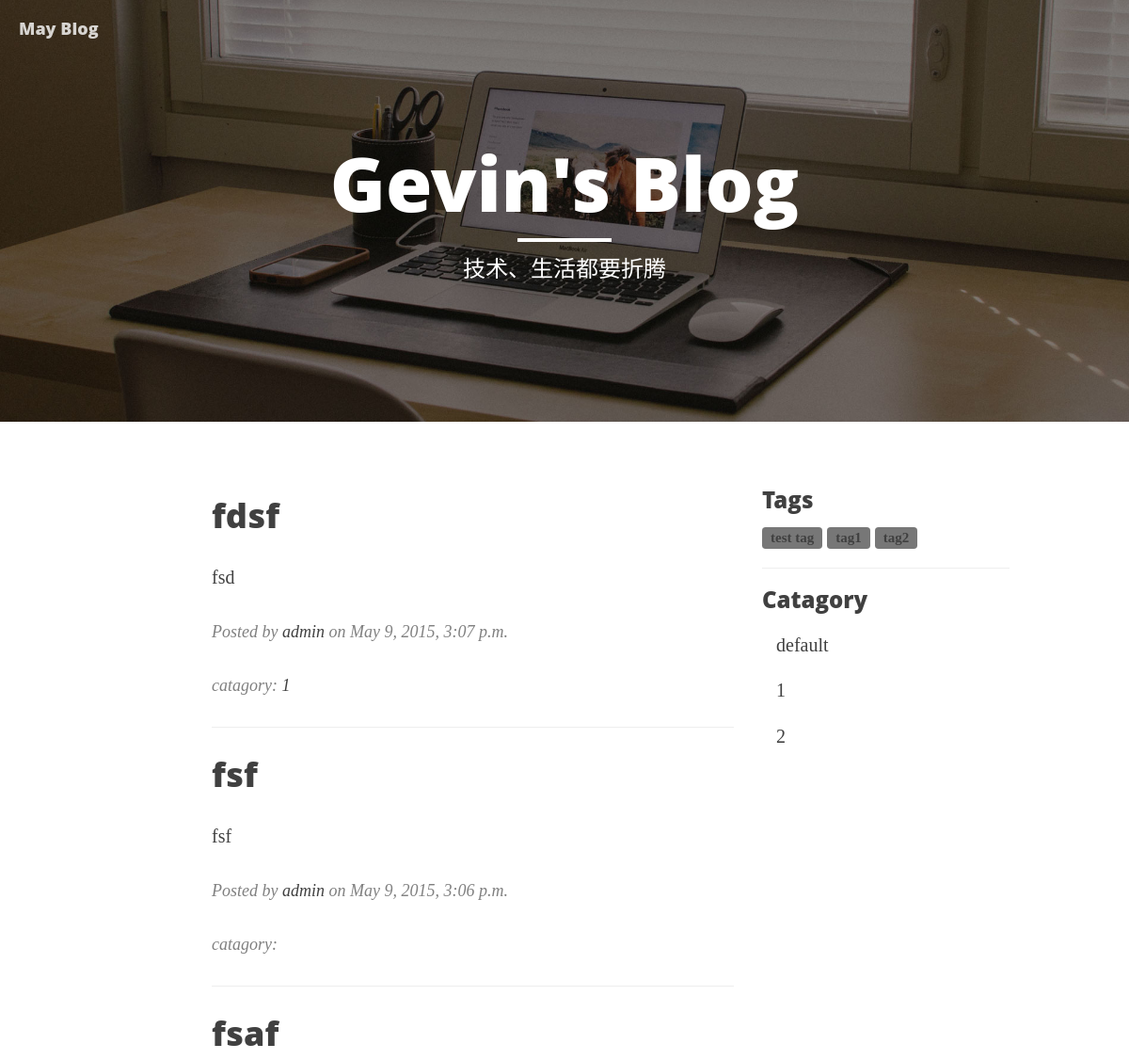
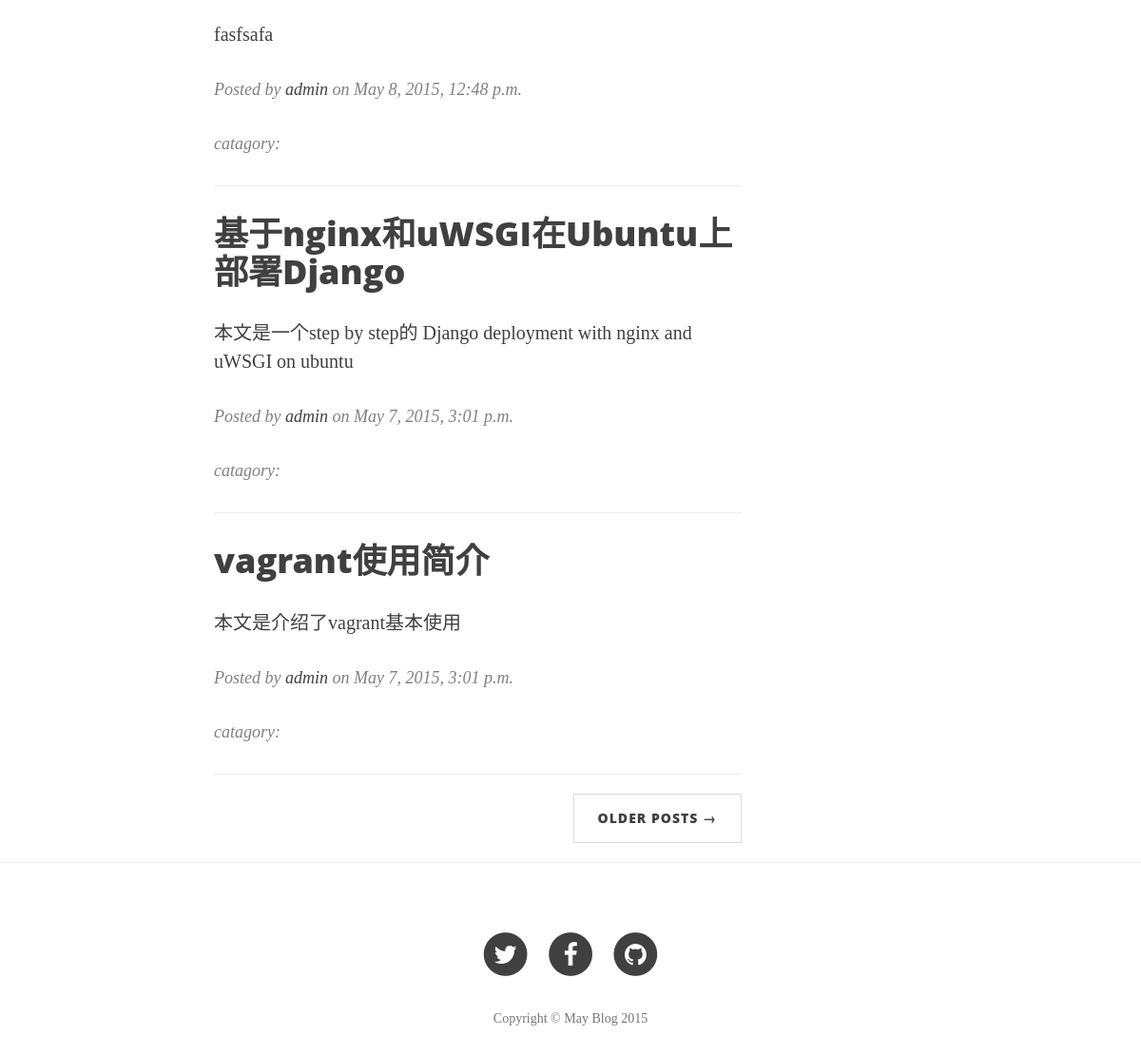
The app's page /, older data (2 pictures, top to bottom).
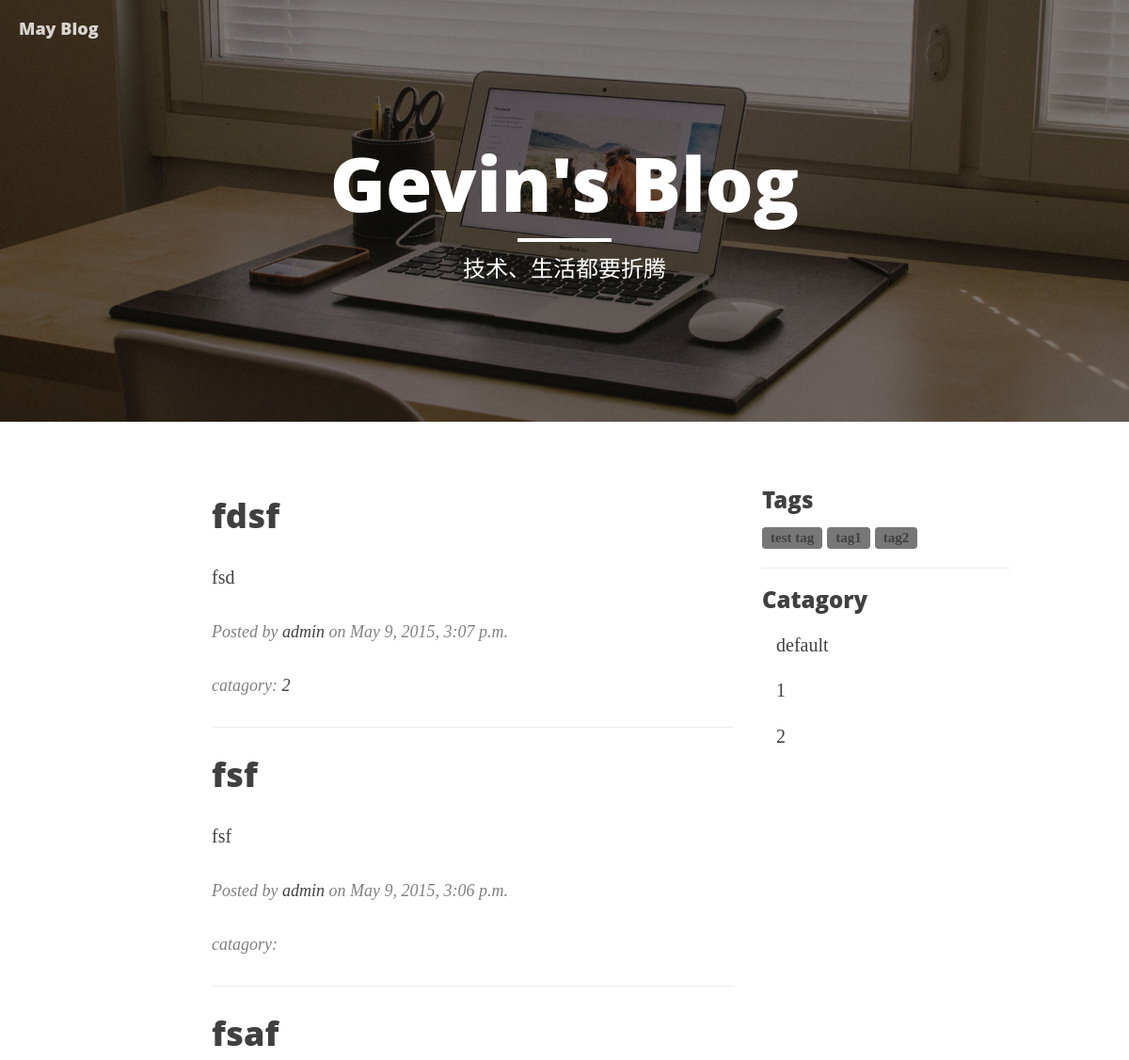
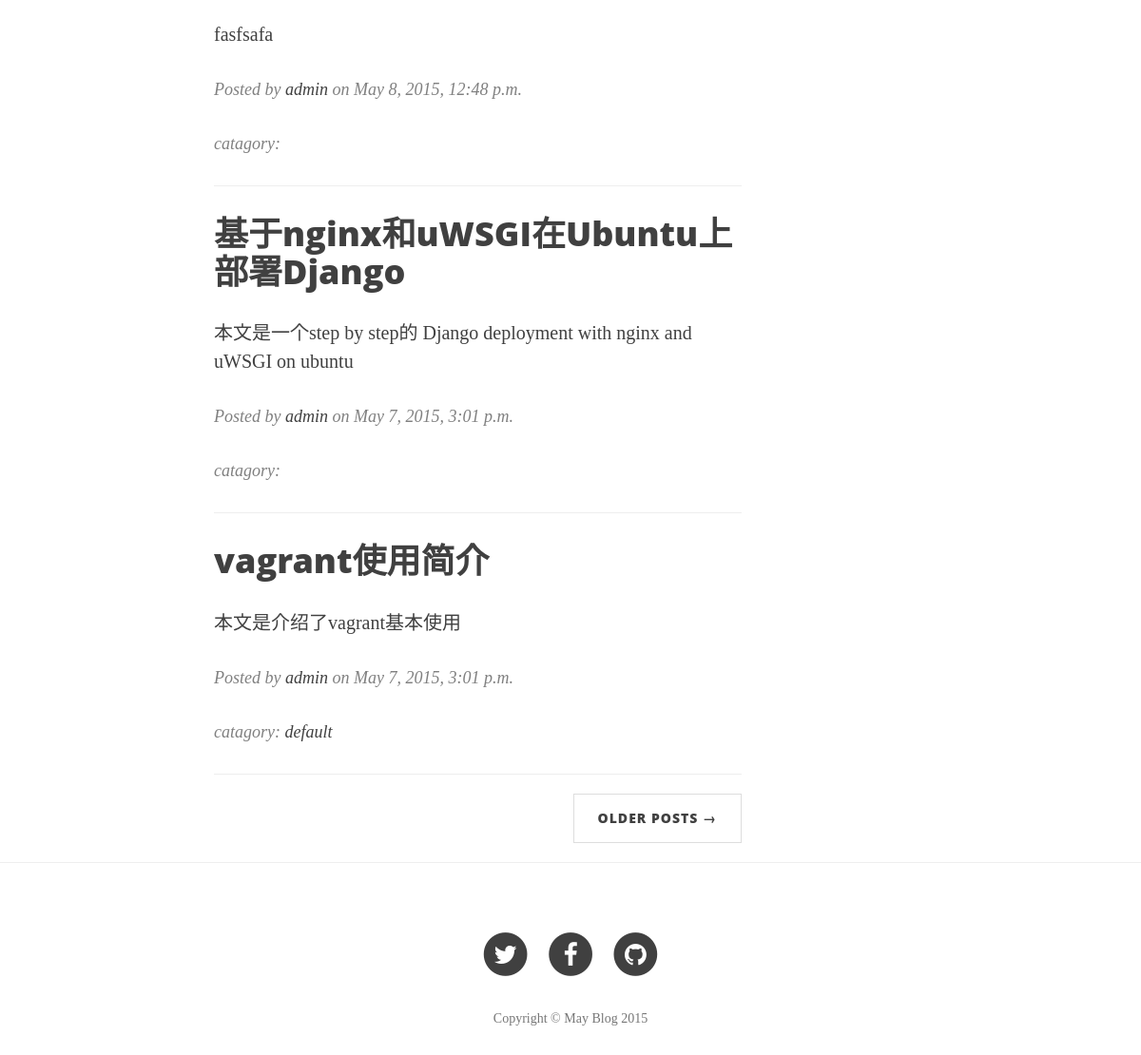
The same page, newer data (2 pictures, top to bottom).
### main/models.py (models this page shows, shortened)
class Post(models.Model):
    title = models.CharField(max_length=256, default='new blog')
    abstract = models.TextField(null=True, blank=True)
    raw = models.TextField()
    pub_time = models.DateTimeField(auto_now_add=True)
    update_time = models.DateTimeField(auto_now=True)
    content_html = models.TextField()
    author = models.ForeignKey(User)
    tags = models.ManyToManyField('Tag')
    catagory = models.ForeignKey('Catagory', null=True, blank=True)
    is_draft = models.BooleanField(default=False)

class Catagory(models.Model):
    name = models.CharField(max_length=256)

### main/views.py (the view)
# urls.py: url(r'^$', views.Index.as_view(), name='index'),
class Index(View):
    template_name = 'main/index.html'
    def get(self, request):
        data = {}
        tag = request.GET.get('tag')
        catagory = request.GET.get('catagory')
        if tag:
            posts = filter_posts_by_tag(tag)
        elif catagory:
            posts = filter_posts_by_catagory(catagory)
        else:
            posts = models.Post.objects.all()
        posts = posts.filter(is_draft=False).order_by('-id')
        post_pages = models.Page.objects.all()
        paginator = Paginator(posts, PER_PAGE)
        page = request.GET.get('page')
        try:
            posts = paginator.page(page)
        except PageNotAnInteger:
            posts = paginator.page(1)
        except EmptyPage:
            posts = paginator.page(paginator.num_pages)
        tags = models.Tag.objects.all()
        catagories = models.Catagory.objects.all()
        data['posts'] = posts
        data['pages'] = post_pages
        data['tags'] = tags
        data['catagories'] = catagories
        return render(request, self.template_name, data)

### templates/main/index.html (shortened to what this page needs)
{% extends 'base.html' %}
{% load static %}
{% block header %}
<header class="intro-header" style="background-image: url('{% static 'img/home-bg.jpg' %} ')">
        <div class="container">
            <div class="row">
                <div class="col-lg-8 col-lg-offset-2 col-md-10 col-md-offset-1">
                    <div class="site-heading">
                        <h1>Gevin's Blog</h1>
                        <hr class="small">
                        <span class="subheading">技术、生活都要折腾</span>
                    </div>
                </div>
            </div>
        </div>
    </header>
{% endblock %}
{% block main %}
<div class="container">
    <div class="row">
        <div class="col-lg-6 col-lg-offset-2 col-md-8 col-md-offset-1">
            {% for post in posts %}
            <div class="post-preview">
                <a href="{% url 'main:post' post.id %}">
                    <h2 class="post-title">
                        {{post.title}}
                    </h2>
                </a>
                <p class="post-subtitle">
                    {{post.abstract}}
                </p>
                <p class="post-meta">Posted by <a href="#">{{ post.author.username }}</a> on {{post.pub_time}}</p>
                <p class="post-meta">catagory: <a href="#">{{ post.catagory.name }}</a></p>
            </div>
            <hr>
            {% empty %}
                <p class="post-subtitle">
                    No articles found here
                </p>
            {% endfor %}
            <ul class="pager">
                {% if posts.has_next %}
                <li class="next">
                    <a href="?page={{ posts.next_page_number }}">Older Posts &rarr;</a>
                </li>
                {% endif %}
            </ul>
        </div>
        <div class="col-lg-3 col-md-2">
            <h3>Tags</h3>
            {% for tag in tags %}
                <span class="label label-default"><a href="?tag={{tag.id}}" class="post-tag">{{ tag.name }}</a></span>
            {% endfor %}
            <hr/>
            <h3>Catagory</h3>
            <ul class="nav">
                {% for catagory in catagories %}
                <li><a href="?catagory={{catagory.id}}">{{ catagory.name }}</a></li>
                {% endfor %}
            </ul>
        </div>
    </div>
</div>
<hr>
{% endblock %}

Row changes from the older to the newer data that the page shows:
changed Post "fdsf": catagory.name "1" → "2"
changed Post "vagrant使用简介": catagory.name (not shown) → "default"
